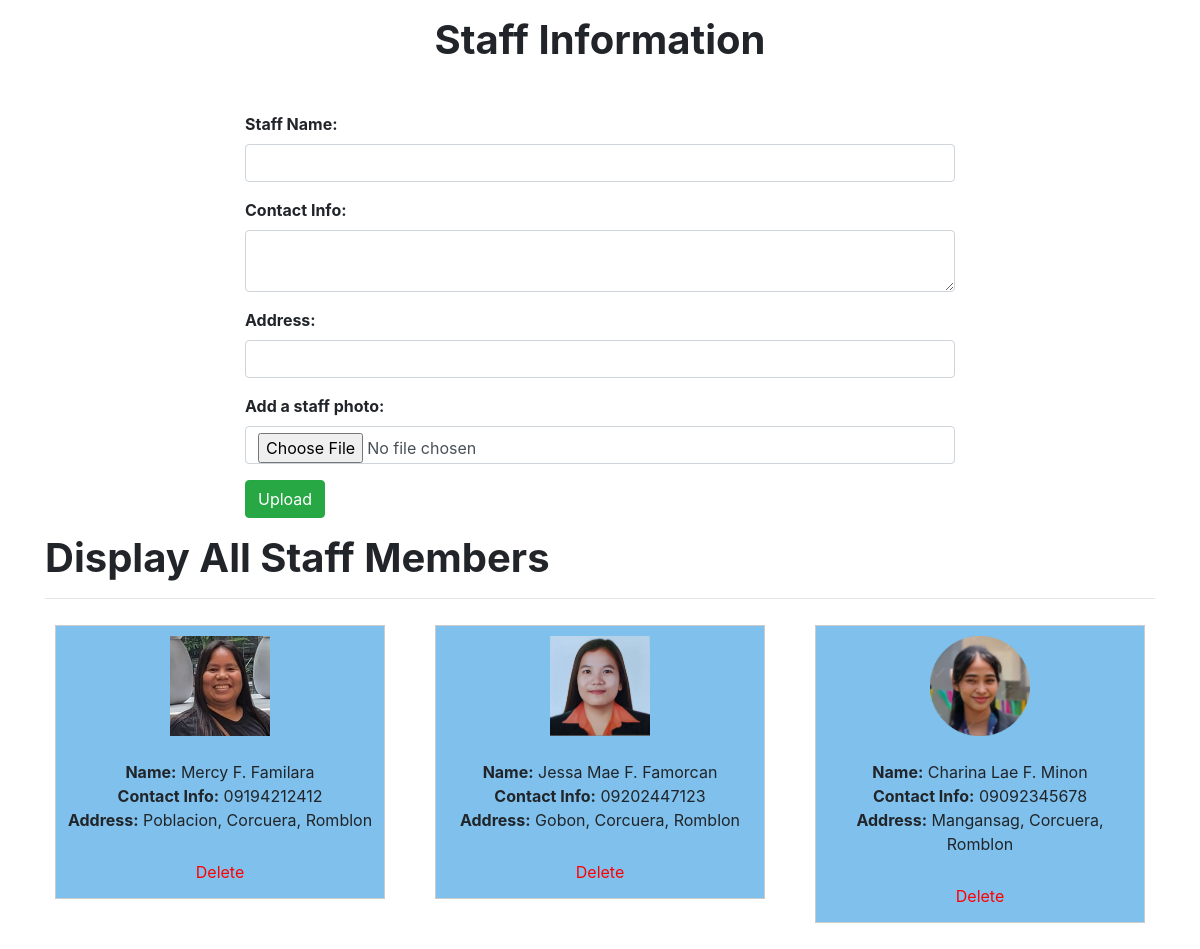
Screenshot of /admin/contacts/index.php with the database file from the repository.
### tables this page shows
CREATE TABLE `staff` (
  `id` int(11) NOT NULL,
  `name` varchar(255) NOT NULL,
  `contact_info` varchar(255) NOT NULL,
  `address` varchar(255) NOT NULL,
  `photo` varchar(255) NOT NULL
);

### admin/contacts/index.php (the view, shortened to what this page needs)
<?php
include("db.php");
$q = "SELECT * FROM staff";
$query = mysqli_query($conn, $q);
?>
<!DOCTYPE html>
<html>
<head>
    <link rel="stylesheet" type="text/css" href="assets/css/bootstrap.min.css">
</head>
<body>
    <div class="container mt-3">
        <h1 class="text-center mb-5"><b>Staff Information</b></h1>
        <div class="col-lg-8 m-auto">
            <form action="" method="post" enctype="multipart/form-data">
                <div class="form-group">
                    <label><strong>Staff Name:</strong></label>
                    <input type="text" name="name" class="form-control">
                </div>
                <div class="form-group">
                    <label><strong>Contact Info:</strong></label>
                    <textarea name="contact_info" class="form-control"></textarea>
                </div>
                <div class="form-group">
                    <label><strong>Address:</strong></label>
                    <input type="text" name="address" class="form-control">
                </div>
                <div class="form-group">
                    <label><strong>Add a staff photo:</strong></label>
                    <input type="file" name="photo" class="form-control">
                </div>
                <input type="submit" name="submit" value="Upload" class="btn btn-success">
            </form>
        </div>
    </div>
    <div class="container mt-3 mb-3">
        <h1><b>Display All Staff Members</b></h1>
        <hr>
        <div class="row">
            <?php
            if ($query) {
                while ($row = mysqli_fetch_array($query)) {
                    $name = $row['name'];
                    $contact_info = $row['contact_info'];
                    $address = $row['address'];
                    $photo = "../uploads/" . $row['photo'];
                    ?>
                    <div class="col-md-4">
                        <div class="staff-frame" style="background-color: #7FC0EC;">
                            <img class="staff-image" src="<?php echo $photo; ?>" alt="<?php echo $name; ?>" width="100"><br>
                            <p style="margin: 0; padding:0;"><strong>Name:</strong> <?php echo $name; ?></p>
                            <p style="margin: 0; padding:0;"><strong>Contact Info:</strong> <?php echo $contact_info; ?></p>
                            <p style="margin: 0; padding:0;"><strong>Address:</strong> <?php echo $address; ?></p><br>
                            <form action="" method="post">
                                <a class="dropdown-item delete_data" href="javascript:void(0)"
                        data-id="<?php echo $row['id'] ?>"><span class="fa fa-trash text-danger"></span> Delete</a>
                            </form>
                        </div>
                    </div>
                    <?php
                }
            }
            ?>
        </div>
    </div>
</body>
</html>

### admin/contacts/index.php (style rules this page uses)
.staff-frame { border: 1px solid #ccc; padding: 10px; text-align: center; margin: 10px; background-color: #7FC0EC; }
.staff-image { display: block; margin: 0 auto; width: 100px; height: 100px; object-fit: cover; }
a.delete_data { color: red; }

### rows the page displays
staff: photo (picture), name "Mercy F. Familara", contact_info "09194212412", address "Poblacion, Corcuera, Romblon"
staff: photo (picture), name "Jessa Mae F. Famorcan", contact_info "09202447123", address "Gobon, Corcuera, Romblon"
staff: photo (picture), name "Charina Lae F. Minon", contact_info "09092345678", address "Mangansag, Corcuera, Romblon"
